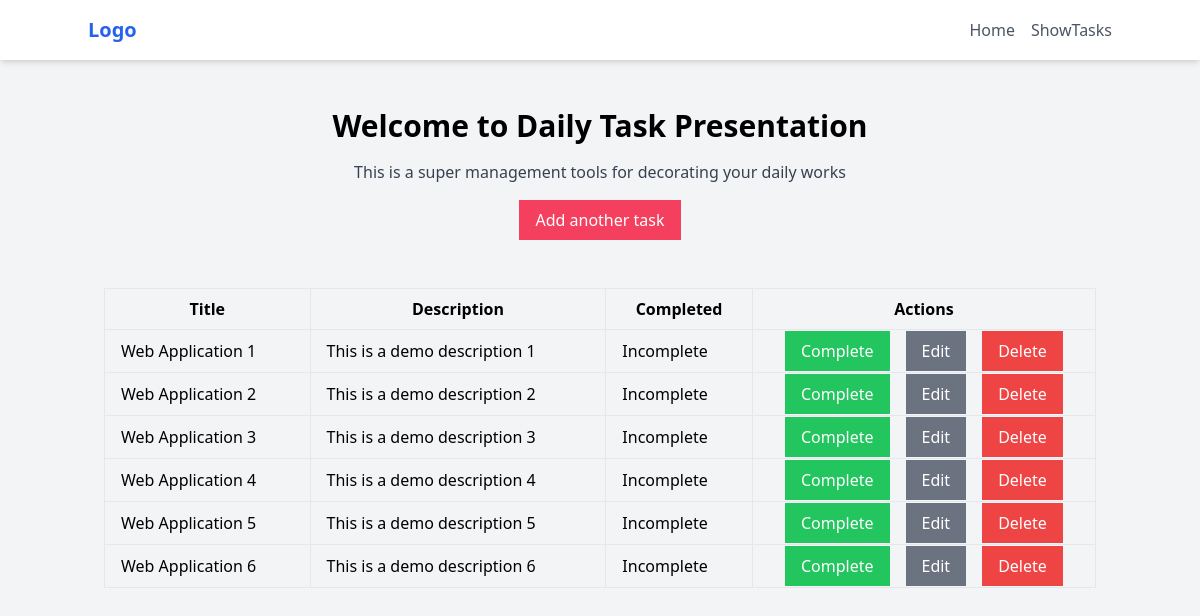
Page /show_tasks/ on the committed database.
### todo_manager/models.py (models this page shows, shortened)
class TaskModel(models.Model):
    taskTitle = models.CharField(max_length=30)
    taskDescription = models.CharField(max_length=200)
    is_completed = models.BooleanField(
        default=False)
    class Meta:
        ordering = ["taskTitle"]

### todo_manager/views.py (the view)
# urls.py: path('show_tasks/', ShowTasksView.as_view(), name='show_tasks'),
class ShowTasksView(ListView):
    model = TaskModel
    template_name = 'show_tasks.html'
    context_object_name = 'tasks'

### todo_manager/templates/show_tasks.html
{% extends 'base.html' %} {% block content %}
<div class="flex flex-col my-8 items-center justify-center">
  <h1 class="text-3xl font-semibold mb-4">
    Welcome to Daily Task Presentation
  </h1>
  <p class="text-gray-700">
    This is a super management tools for decorating your daily works
  </p>
  <a class="px-4 py-2 bg-rose-500 text-white my-4" href="{% url 'home' %}">
    Add another task
  </a>
</div>
<table class="table-auto w-full border-collapse border rounded-lg">
  <thead class="bg-gray-100">
    <tr>
      <th class="px-4 py-2 border">Title</th>
      <th class="px-4 py-2 border">Description</th>
      <th class="px-4 py-2 border">Completed</th>
      <th class="px-4 py-2 border">Actions</th>
    </tr>
  </thead>
  <tbody>
    {% for task in tasks %}
    <tr class="border">
      <td class="px-4 py-2 border">{{ task.taskTitle }}</td>
      <td class="px-4 py-2 border">{{ task.taskDescription }}</td>
      <td class="px-4 py-2 border">
        {{ task.is_completed|yesno:"Complete,Incomplete" }}
      </td>
      <td class="flex justify-center gap-4">
        <a
          class="px-4 py-2 bg-green-500 text-white"
          href="{% url 'delete_task' task.pk %}"
        >
          Complete</a
        >
        <a
          class="px-4 py-2 bg-gray-500 text-white"
          href="{% url 'edit_task' task.pk %}"
        >
          Edit</a
        >
        <a
          class="px-4 py-2 bg-red-500 text-white"
          href="{% url 'delete_task' task.pk %}"
        >
          Delete</a
        >
      </td>
    </tr>
    {% endfor %}
  </tbody>
</table>
{% endblock %}

### todo_manager/templates/base.html (shortened to what this page needs)
<!DOCTYPE html>
<html lang="en">
  <head>
    <script src="https://cdn.tailwindcss.com"></script>
  </head>
  <body class="bg-gray-100">
    <header class="bg-white shadow-md">
      <div class="container mx-auto py-4">
        <nav class="flex justify-between items-center">
          <div>
            <a href="{% url 'home' %}" class="text-xl font-bold text-blue-600">Logo</a>
          </div>
          <div class="hidden md:flex space-x-4">
            <a href="{% url 'home' %}" class="text-gray-600 hover:text-blue-600">Home</a>
            <a href="{% url 'show_tasks' %}" class="text-gray-600 hover:text-blue-600">ShowTasks</a>
          </div>
        </nav>
      </div>
    </header>
    <div class="container mx-auto p-4">{% block content %} {% endblock %}</div>
  </body>
</html>

### rows in the picture
TaskModel: taskTitle "Web Application 1", taskDescription "This is a demo description 1", is_completed "Incomplete"
TaskModel: taskTitle "Web Application 2", taskDescription "This is a demo description 2", is_completed "Incomplete"
TaskModel: taskTitle "Web Application 3", taskDescription "This is a demo description 3", is_completed "Incomplete"
TaskModel: taskTitle "Web Application 4", taskDescription "This is a demo description 4", is_completed "Incomplete"
TaskModel: taskTitle "Web Application 5", taskDescription "This is a demo description 5", is_completed "Incomplete"
TaskModel: taskTitle "Web Application 6", taskDescription "This is a demo description 6", is_completed "Incomplete"
